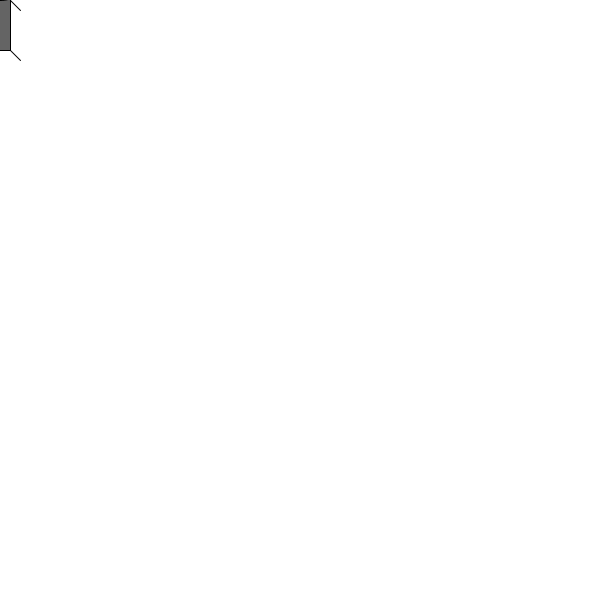
Frame 1 (no input)
Frame 60 (the mouse pressed at the canvas centre just before this capture): identical to frame 1, image omitted
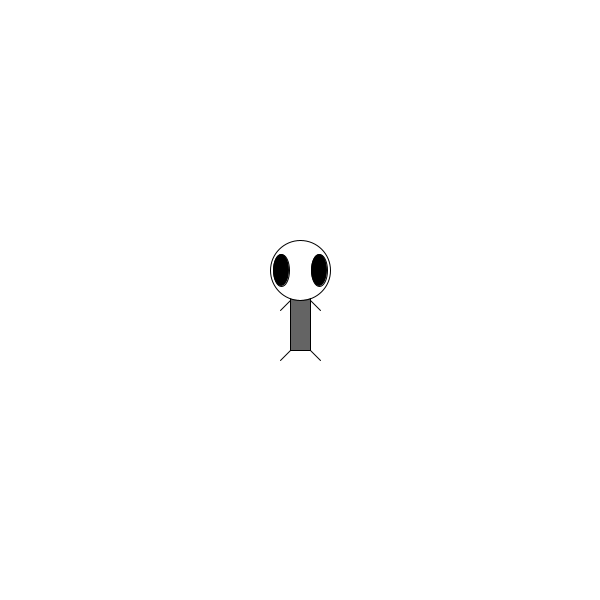
Frame 120 (the mouse held since frame 60 and released just before this capture)

The Processing sketch that drew these frames (run headless with seeded random() and noise(); from frame 60 on, the mouse is pressed at the canvas centre):

// Processing sketch: Zoog
// ── Zoog.pde
void setup(){
  size(600,600);
  frameRate(10);
  background(200);

}
void draw(){
  background(255);
 // zoog(int(random(width)),int(random(height)), int(random(255)));
  zoog();
//  zoog(mouseX+100,mouseY);
 // zoog(mouseX-100,mouseY);
}

 void zoog(){
  ellipseMode(CENTER);
  rectMode(CENTER);
  stroke(0);
  fill(100);
  rect(mouseX,mouseY,20,100);
  stroke(0);
  fill(255);
  ellipse(mouseX,mouseY-30,60,60);
  fill(0);
  ellipse(mouseX-19,mouseY-30,16,32);
  ellipse(mouseX+19,mouseY-30,16,32);
  line(mouseX-10,mouseY+50,mouseX-20,mouseY+60);
  line(mouseX+10,mouseY+50,mouseX+20,mouseY+60);
  line(mouseX-10,mouseY,mouseX-20,mouseY+10);
  line(mouseX+10,mouseY,mouseX+20,mouseY+10);
 }
